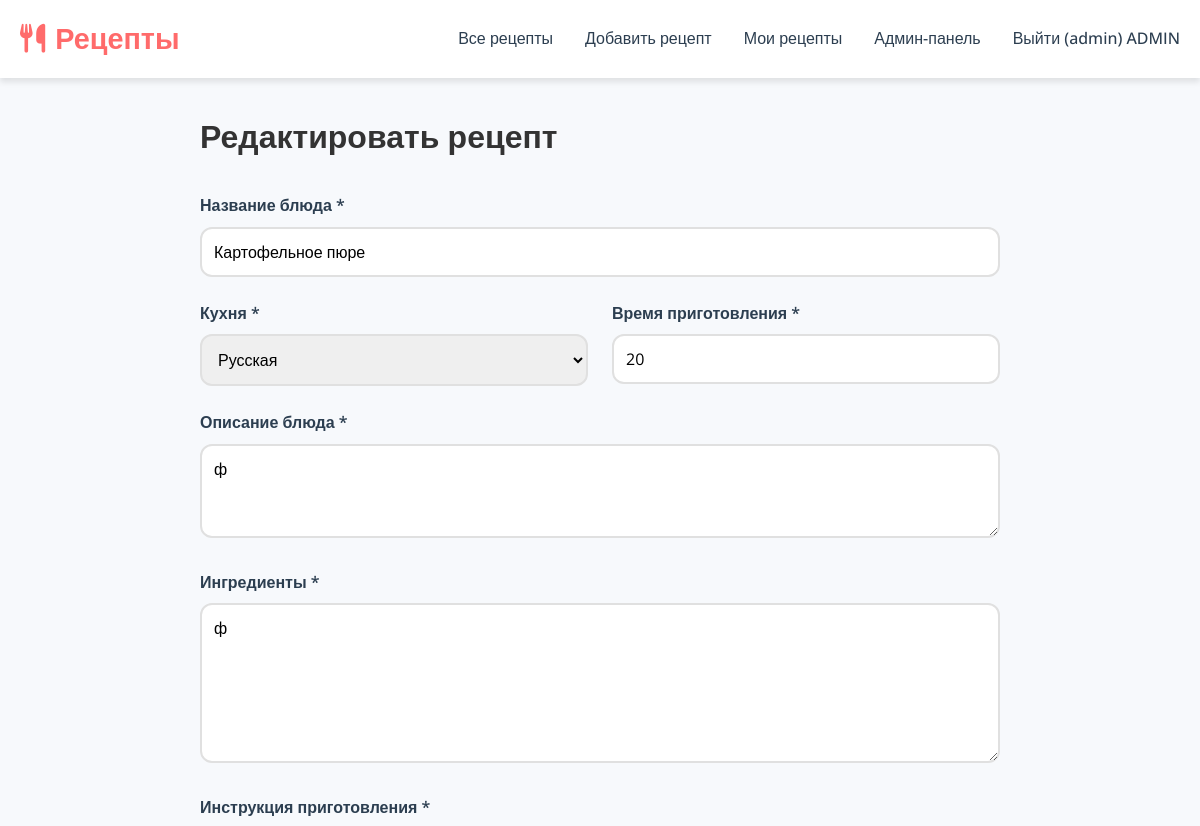
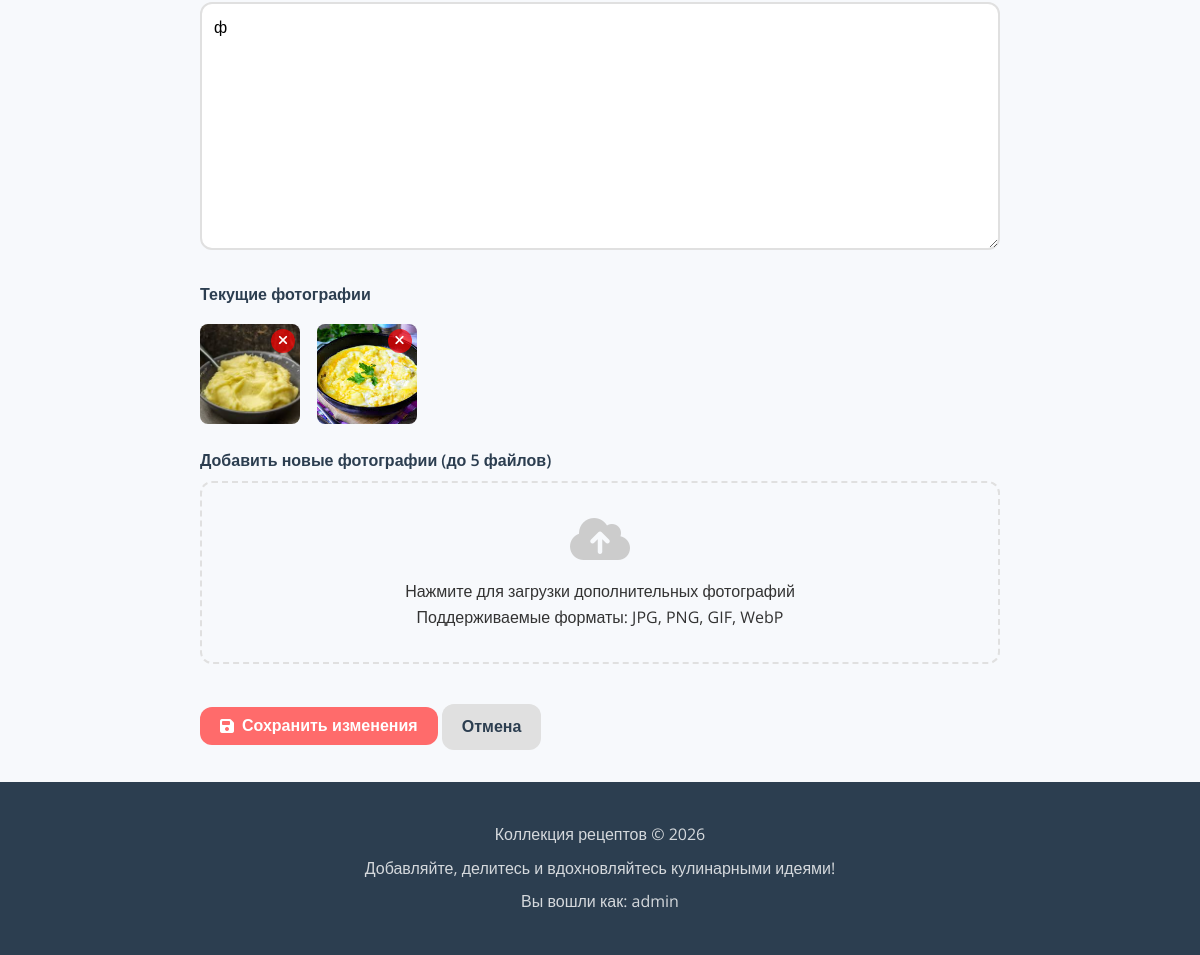
Screenshot of /recipe/2/edit (signed in) with the database file from the repository (2 pictures, top to bottom).
### app.py (models this page shows, shortened)
class User(UserMixin, db.Model):
    id = db.Column(db.Integer, primary_key=True)
    username = db.Column(db.String(80), unique=True, nullable=False)
    email = db.Column(db.String(120), unique=True, nullable=False)
    password_hash = db.Column(db.String(128))
    is_admin = db.Column(db.Boolean, default=False)
    created_at = db.Column(db.DateTime, default=datetime.utcnow)
    recipes = db.relationship('Recipe', backref='author', lazy=True)

class Recipe(db.Model):
    id = db.Column(db.Integer, primary_key=True)
    title = db.Column(db.String(200), nullable=False)
    cuisine = db.Column(db.String(100), nullable=False)
    prep_time = db.Column(db.String(50), nullable=False)
    description = db.Column(db.Text, nullable=False)
    ingredients = db.Column(db.Text, nullable=False)
    instructions = db.Column(db.Text, nullable=False)
    images = db.Column(db.Text, default='')  # Храним пути к изображениям через запятую
    created_at = db.Column(db.DateTime, default=datetime.utcnow)
    updated_at = db.Column(db.DateTime, default=datetime.utcnow, onupdate=datetime.utcnow)
    user_id = db.Column(db.Integer, db.ForeignKey('user.id'), nullable=False)
    def get_images(self):
        if self.images:
            return self.images.split(',')
        return []

### app.py (the view, shortened to what this page needs)
@app.route('/recipe/<int:recipe_id>/edit', methods=['GET', 'POST'])
@login_required
def edit_recipe(recipe_id):
    recipe = Recipe.query.get_or_404(recipe_id)
    if recipe.user_id != current_user.id and not current_user.is_admin:
        abort(403)
    images = recipe.get_images()
    return render_template('edit_recipe.html', recipe=recipe, images=images)

### app.py (called while the page is built)
@login_manager.user_loader
def load_user(user_id):
    return User.query.get(int(user_id))

### templates/edit_recipe.html (shortened to what this page needs)
{% extends "base.html" %}
{% block content %}
<div class="form-container">
    <h1>Редактировать рецепт</h1>
    <form method="POST" class="recipe-form" enctype="multipart/form-data">
        <div class="form-group">
            <label for="title">Название блюда *</label>
            <input type="text" id="title" name="title" required
                   value="{{ recipe.title }}">
        </div>
        <div class="form-row">
            <div class="form-group">
                <label for="cuisine">Кухня *</label>
                <select id="cuisine" name="cuisine" required>
                    <option value="Русская" {% if recipe.cuisine == "Русская" %}selected{% endif %}>Русская</option>
                </select>
            </div>
            <div class="form-group">
                <label for="prep_time">Время приготовления *</label>
                <input type="text" id="prep_time" name="prep_time" required
                       value="{{ recipe.prep_time }}" placeholder="Например: 30 минут">
            </div>
        </div>
        <div class="form-group">
            <label for="description">Описание блюда *</label>
            <textarea id="description" name="description" rows="3" required
                      placeholder="Краткое описание вашего блюда...">{{ recipe.description }}</textarea>
        </div>
        <div class="form-group">
            <label for="ingredients">Ингредиенты *</label>
            <textarea id="ingredients" name="ingredients" rows="6" required
                      placeholder="Каждый ингредиент с новой строки">{{ recipe.ingredients }}</textarea>
        </div>
        <div class="form-group">
            <label for="instructions">Инструкция приготовления *</label>
            <textarea id="instructions" name="instructions" rows="10" required>{{ recipe.instructions }}</textarea>
        </div>
        {% if images %}
        <div class="form-group">
            <label>Текущие фотографии</label>
            <div class="preview-images">
                {% for image in images %}
                <div class="preview-image">
                    <img src="{{ url_for('uploaded_file', filename=image) }}"
                         alt="Фото {{ loop.index }}">
                    <button type="button" class="remove-image"
                            onclick="if(confirm('Удалить это изображение?')) {
                                fetch('{{ url_for('delete_recipe_image', recipe_id=recipe.id, filename=image) }}', {
                                    method: 'POST',
                                    headers: {'X-Requested-With': 'XMLHttpRequest'}
                                }).then(() => location.reload());
                            }">
                        <i class="fas fa-times"></i>
                    </button>
                </div>
                {% endfor %}
            </div>
        </div>
        {% endif %}
        <div class="form-group">
            <label>Добавить новые фотографии (до 5 файлов)</label>
            <div class="file-upload" onclick="document.getElementById('new-images').click()">
                <i class="fas fa-cloud-upload-alt"></i>
                <p>Нажмите для загрузки дополнительных фотографий</p>
                <p class="text-muted">Поддерживаемые форматы: JPG, PNG, GIF, WebP</p>
            </div>
        </div>
        <div class="form-actions">
            <button type="submit" class="btn btn-primary">
                <i class="fas fa-save"></i> Сохранить изменения
            </button>
            <a href="{{ url_for('recipe_detail', recipe_id=recipe.id) }}" class="btn btn-secondary">Отмена</a>
        </div>
    </form>
</div>
{% endblock %}

### templates/base.html (shortened to what this page needs)
<!DOCTYPE html>
<html lang="ru">
<head>
    <link rel="stylesheet" href="{{ url_for('static', filename='css/style.css') }}">
    <link rel="stylesheet" href="https://cdnjs.cloudflare.com/ajax/libs/font-awesome/6.4.0/css/all.min.css">
</head>
<body>
    <nav class="navbar">
        <div class="main-container">
            <a href="{{ url_for('index') }}" class="logo">
                <i class="fas fa-utensils"></i> Рецепты
            </a>
            <div class="nav-links">
                <a href="{{ url_for('index') }}">Все рецепты</a>
                <a href="{{ url_for('add_recipe') }}">Добавить рецепт</a>
                {% if current_user.is_authenticated %}
                    <a href="{{ url_for('my_recipes') }}">Мои рецепты</a>
                    {% if current_user.is_admin %}
                        <a href="{{ url_for('admin_all_recipes') }}">Админ-панель</a>
                    {% endif %}
                    <a href="{{ url_for('logout') }}">
                        Выйти ({{ current_user.username }})
                        {% if current_user.is_admin %}<span class="admin-badge">ADMIN</span>{% endif %}
                    </a>
                {% else %}
                    <a href="{{ url_for('login') }}">Войти</a>
                    <a href="{{ url_for('register') }}">Регистрация</a>
                {% endif %}
            </div>
        </div>
    </nav>
    <div class="main-container">
        {% block content %}{% endblock %}
    </div>
    <footer>
        <div class="main-container">
            <p>Коллекция рецептов © 2026</p>
            <p>Добавляйте, делитесь и вдохновляйтесь кулинарными идеями!</p>
            {% if current_user.is_authenticated %}
                <p>Вы вошли как: {{ current_user.username }}</p>
            {% endif %}
        </div>
    </footer>
</body>
</html>

### static/css/style.css (style rules this page uses)
:root { --primary-color: #FF6B6B; --secondary-color: #4ECDC4; --dark-color: #2C3E50; --light-color: #F7F9FC; --text-color: #333; --border-radius: 12px; --shadow: 0 4px 6px rgba(0, 0, 0, 0.1); }
* { margin: 0; padding: 0; box-sizing: border-box; }
html, body { height: 100%; }
body { font-family: 'Open Sans', sans-serif; color: var(--text-color); background-color: var(--light-color); line-height: 1.6; display: flex; flex-direction: column; min-height: 100vh; }
.main-container { max-width: 1200px; margin: 0 auto; padding: 0 20px; flex: 1; width: 100%; }
.navbar { background-color: white; box-shadow: var(--shadow); padding: 1rem 0; position: sticky; top: 0; z-index: 1000; }
.navbar .main-container { display: flex; justify-content: space-between; align-items: center; }
.logo { font-family: 'Montserrat', sans-serif; font-size: 1.8rem; font-weight: 700; color: var(--primary-color); text-decoration: none; display: flex; align-items: center; gap: 10px; }
.nav-links { display: flex; gap: 2rem; align-items: center; }
.nav-links a { color: var(--dark-color); text-decoration: none; font-weight: 500; transition: all 0.3s ease; }
.form-container, .auth-container { max-width: 800px; margin: 2rem auto; width: 100%; }
.recipe-form, .auth-form { margin-top: 2rem; }
.form-group { margin-bottom: 1.5rem; }
.form-row { display: grid; grid-template-columns: 1fr 1fr; gap: 1.5rem; }
label { display: block; margin-bottom: 0.5rem; font-weight: 600; color: var(--dark-color); }
input, textarea, select { width: 100%; padding: 12px; border: 2px solid #e0e0e0; border-radius: var(--border-radius); font-family: 'Open Sans', sans-serif; font-size: 1rem; transition: all 0.3s ease; }
textarea { resize: vertical; }
.file-upload { border: 2px dashed #e0e0e0; border-radius: var(--border-radius); padding: 2rem; text-align: center; cursor: pointer; transition: all 0.3s ease; }
.file-upload i { font-size: 3rem; color: #ccc; margin-bottom: 1rem; }
.preview-images { display: grid; grid-template-columns: repeat(auto-fill, minmax(100px, 1fr)); gap: 1rem; margin-top: 1rem; }
.preview-image { position: relative; width: 100px; height: 100px; border-radius: 8px; overflow: hidden; }
.preview-image img { width: 100%; height: 100%; object-fit: cover; }
.remove-image { position: absolute; top: 5px; right: 5px; background: rgba(255, 0, 0, 0.7); color: white; border: none; border-radius: 50%; width: 24px; height: 24px; cursor: pointer; display: flex; align-items: center; justify-content: center; }
.btn { padding: 10px 20px; border-radius: var(--border-radius); border: none; font-weight: 600; cursor: pointer; text-decoration: none; display: inline-flex; align-items: center; gap: 8px; transition: all 0.3s ease; font-size: 1rem; }
.btn-primary { background-color: var(--primary-color); color: white; }
.btn-secondary { background-color: #e0e0e0; color: var(--dark-color); }
footer { background-color: var(--dark-color); color: white; text-align: center; padding: 2rem 0; margin-top: auto; width: 100%; }
footer .main-container { max-width: 1200px; margin: 0 auto; padding: 0 20px; }
footer p { margin: 0.5rem 0; opacity: 0.8; }

### rows the page displays
User: username "admin"
Recipe: title "Картофельное пюре", cuisine "Русская", prep_time "20", description "ф", ingredients "ф", instructions "ф"
